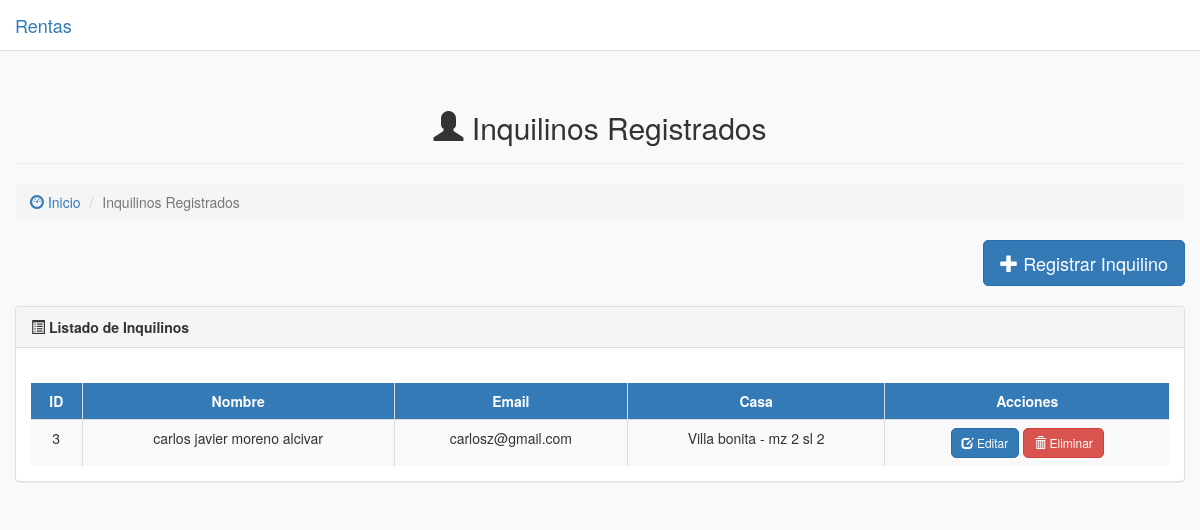
Page /inquilino/ on the committed database.
### renta/models.py (models this page shows)
class Inquilino(models.Model):
    nombre = models.CharField(max_length=100)
    email = models.EmailField()
    casa = models.ForeignKey(Casa, on_delete=models.CASCADE)
    def __str__(self):
        return self.nombre

class Casa(models.Model):
    nombre = models.CharField(max_length=100)
    direccion = models.CharField(max_length=200)
    habitaciones = models.IntegerField(max_length=10,default=1)
    precio = models.FloatField(default=0)

### renta/views.py (the view)
# urls.py: path('inquilino/', views.moduloInquilino, name='modulo_inquilino'),
def moduloInquilino(request):
    data = Inquilino.objects.all()
    print(data)
    return render(request, "modulo_inquilino/listarinquilino.html", {"data": data})

### renta/templates/modulo_inquilino/listarinquilino.html (shortened to what this page needs)
{% extends 'base.html' %}
{% block content %}
<div class="container-fluid">
    <div class="page-header text-center">
        <h2><i class="glyphicon glyphicon-user"></i> Inquilinos Registrados</h2>
    </div>
    <ol class="breadcrumb">
        <li><a href="{% url 'inicio' %}"><i class="glyphicon glyphicon-dashboard"></i> Inicio</a></li>
        <li class="active">Inquilinos Registrados</li>
    </ol>
    <div class="text-right" style="margin-bottom: 20px;">
        <a href="{% url 'formulario_inquilino' %}" class="btn btn-primary btn-lg">
            <i class="glyphicon glyphicon-plus"></i> Registrar Inquilino
        </a>
    </div>
    <div class="panel panel-default shadow-sm">
        <div class="panel-heading">
            <strong><i class="glyphicon glyphicon-list-alt"></i> Listado de Inquilinos</strong>
        </div>
        <div class="panel-body table-responsive">
            <table class="table table-hover table-striped table-bordered text-center">
                <thead class="bg-primary text-white">
                    <tr>
                        <th class="text-center">ID</th>
                        <th class="text-center">Nombre</th>
                        <th class="text-center">Email</th>
                        <th class="text-center">Casa</th>
                        <th class="text-center">Acciones</th>
                    </tr>
                </thead>
                <tbody>
                    {% for inquilino in data %}
                    <tr>
                        <td>{{ inquilino.id }}</td>
                        <td>{{ inquilino.nombre }}</td>
                        <td>{{ inquilino.email }}</td>
                        <td>{{ inquilino.casa.nombre }} - {{ inquilino.casa.direccion }}</td>
                        <td>
                            <a href="{% url 'formulario_inquilino' inquilino.id %}" class="btn btn-primary btn-sm">
                                <i class="glyphicon glyphicon-edit"></i> Editar
                            </a>
                            <a href="{% url 'eliminar_inquilino' inquilino.id %}" class="btn btn-danger btn-sm"
                               onclick="return confirm('¿Estás seguro de eliminar este inquilino?');">
                                <i class="glyphicon glyphicon-trash"></i> Eliminar
                            </a>
                        </td>
                    </tr>
                    {% empty %}
                    <tr>
                        <td colspan="5" class="text-muted">No hay inquilinos registrados</td>
                    </tr>
                    {% endfor %}
                </tbody>
            </table>
        </div>
    </div>
</div>
{% endblock %}

### renta/templates/base.html (style rules this page uses)
body { background-color: #f8f9fa; color: #333; padding-top: 70px; }
table { background-color: #fff; color: #333; border: 1px solid #ddd; margin-top: 20px; }
table th, table td { vertical-align: middle; border-color: #ddd !important; }
.panel { background-color: #fff; border-color: #ddd; }
.panel-heading { background-color: #f5f5f5 !important; color: #333 !important; }
.btn { border-radius: 5px; }

### rows in the picture
Inquilino: id "3", nombre "carlos javier moreno alcivar", email "carlosz@gmail.com", casa.nombre "Villa bonita", casa.direccion "mz 2 sl 2"
